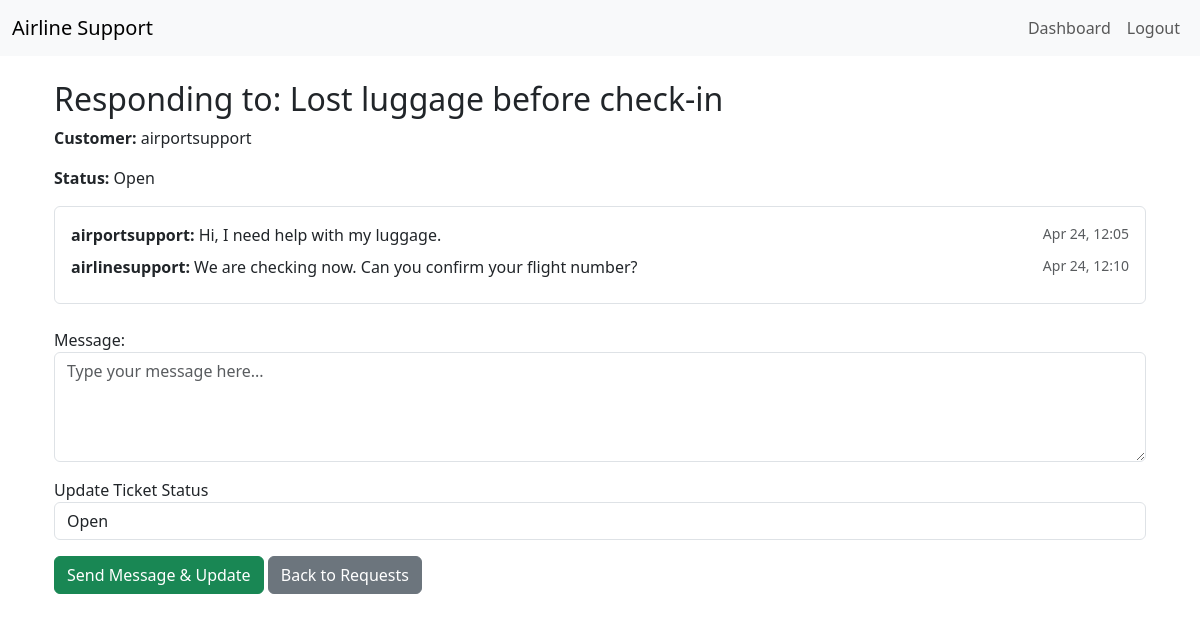
/support-chat/ABC12345/ (signed in), run on the app's committed database.
### AirlineCustomerSupport/models.py (models this page shows, shortened)
class SupportRequest(models.Model):
    ISSUE_TYPES = [
        ('airport', 'Airport Issue'),
        ('airline', 'Airline Issue'),
        ('system', 'System Issue'),
        ('general', 'General/Other'),
    ]
    STATUS_TYPES = [
        ('open', 'Open'),
        ('in_progress', 'In Progress'),
        ('resolved', 'Resolved'),
        ('escalated', 'Escalated'),
    ]
    customer = models.ForeignKey(CustomUser, on_delete=models.CASCADE, related_name='support_requests')
    issue_type = models.CharField(max_length=10, choices=ISSUE_TYPES)
    subject = models.CharField(max_length=255)
    description = models.TextField()
    status = models.CharField(max_length=20, choices=STATUS_TYPES, default='open')
    created_at = models.DateTimeField(auto_now_add=True)
    request_code = models.CharField(max_length=8, unique=True, blank=True)

class CustomUser(AbstractUser):
    ROLE_CHOICES = [
        ('customer', 'Customer'),
        ('support', 'Support Agent'),
        ('admin', 'System Admin'),
    ]
    role = models.CharField(max_length=10, choices=ROLE_CHOICES, default='customer')
    staff_id = models.CharField(max_length=6, blank=True, null=True)  # for agents only

class Message(models.Model):
    support_request = models.ForeignKey(SupportRequest, on_delete=models.CASCADE)
    sender = models.ForeignKey(CustomUser, on_delete=models.CASCADE)
    content = models.TextField()
    timestamp = models.DateTimeField(auto_now_add=True)

### AirlineCustomerSupport/views.py (the view)
    def _wrapped_view(request, *args, **kwargs):
        if not request.user.is_authenticated or request.user.role != 'support':
            raise PermissionDenied
        return view_func(request, *args, **kwargs)

### AirlineCustomerSupport/forms.py
class MessageForm(forms.ModelForm):
    class Meta:
        model = Message
        fields = ['content']
        widgets = {
            'content': forms.Textarea(attrs={'rows': 4, 'placeholder': 'Type your message here...'}),
        }
        labels = {
            'content': 'Message',
        }

### AirlineCustomerSupport/templatetags/form_tags.py (called while the page is built)
@register.filter(name='add_class')
def add_class(field, css_class):
    return field.as_widget(attrs={"class": css_class})

### AirlineCustomerSupport/views.py (called while the page is built)
def support_required(view_func):
    def _wrapped_view(request, *args, **kwargs):
        if not request.user.is_authenticated or request.user.role != 'support':
            raise PermissionDenied
        return view_func(request, *args, **kwargs)
    return _wrapped_view

### AirlineCustomerSupport/templates/AirlineCustomerSupport/support_chat.html (shortened to what this page needs)
{% extends 'AirlineCustomerSupport/base.html' %}
{% load form_tags %}
{% block content %}
<div class="container mt-4">
    <h2>Responding to: {{ ticket.subject }}</h2>
    <p><strong>Customer:</strong> {{ ticket.customer.username }}</p>
    <p><strong>Status:</strong> {{ ticket.status|capfirst }}</p>
    <div class="border rounded p-3 mb-3" style="max-height: 300px; overflow-y: scroll;">
        {% for message in messages %}
            <div class="mb-2">
                <strong>{{ message.sender.username }}:</strong> {{ message.content }}
                <small class="text-muted float-end">{{ message.timestamp|date:"M d, H:i" }}</small>
            </div>
        {% empty %}
            <p class="text-muted">No messages yet.</p>
        {% endfor %}
    </div>
    <form method="post" class="mt-4">
        <div class="mb-3">
            {{ form.content.label_tag }}
            {{ form.content|add_class:"form-control" }}
        </div>
        <div class="mb-3">
            <label for="status">Update Ticket Status</label>
            <select name="status" id="status" class="form-control">
                {% for value, label in status_choices %}
                    <option value="{{ value }}" {% if ticket.status == value %}selected{% endif %}>{{ label }}</option>
                {% endfor %}
            </select>
        </div>
        <button type="submit" class="btn btn-success">Send Message & Update</button>
        <a href="{% url 'agent_messages' %}" class="btn btn-secondary">Back to Requests</a>
    </form>
</div>
{% endblock %}

### data on the page
SupportRequest: subject "Lost luggage before check-in", customer.username "airportsupport", status "Open"
Message: sender.username "airportsupport", content "Hi, I need help with my luggage.", timestamp "Apr 24, 12:05"
Message: sender.username "airlinesupport", content "We are checking now. Can you confirm your flight number?", timestamp "Apr 24, 12:10"
